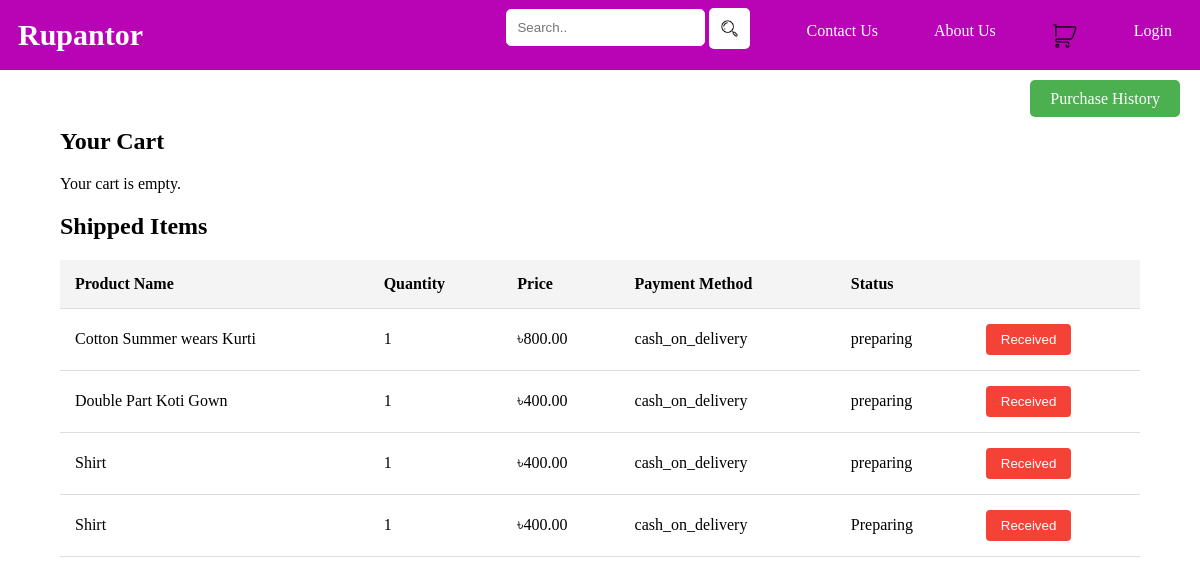
/cart/, run on an earlier commit of the app's database.
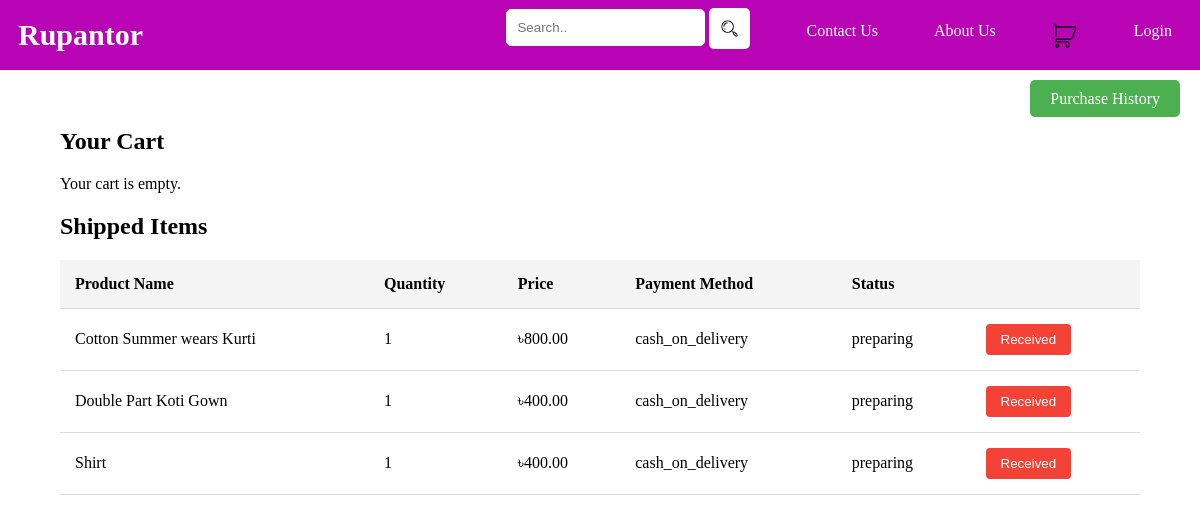
And on a later commit of the database.
### management/models.py (models this page shows, shortened)
class Shipping(models.Model):
    statusChoices = [
        ('Preparing','Preparing'),
        ('Packaging','Packaging'),
        ('Shipping','Shipping'),
    ]
    user = models.ForeignKey(settings.AUTH_USER_MODEL, on_delete=models.CASCADE, related_name='shippings', null=True, blank=True)
    session_key = models.CharField(max_length=40, null=True, blank=True)
    product = models.ForeignKey('Wears', on_delete=models.CASCADE)
    quantity = models.IntegerField(default=1)
    payment_method = models.CharField(max_length=100)
    delivery_time_from = models.DateField(null=True, blank=True)
    delivery_time_to = models.DateField(null=True, blank=True)
    customer_name = models.CharField(max_length=100, null=True)
    customer_address = models.CharField(max_length=200, null=True)
    customer_phone = models.CharField(max_length=20, null=True)
    customer_email = models.EmailField(null=True, blank=True)
    shippingStatus = models.CharField(max_length=20, choices=statusChoices, default='Preparing', null=True, blank=True)

class Wears(models.Model):
    CATEGORY_CHOICES = [
        ('SummerWear', 'Summerwear'),
        ('WinterWear', 'Winterwear'),
        ('Western', 'Western'),
        ('Cotton', 'Cotton')
    ]
    productId = models.AutoField(primary_key=True)
    categories = models.CharField(max_length=20, choices=CATEGORY_CHOICES, default='SummerWear')
    productName = models.CharField(max_length=100)
    productColor = models.CharField(max_length=50, null=True)
    productBody = models.CharField(max_length=30, null=True)
    frontLength = models.CharField(max_length=30, null=True)
    backLength = models.CharField(max_length=30, null=True)
    productPrice = models.DecimalField(max_digits=8, decimal_places=2)
    available = models.IntegerField()
    description = models.TextField()
    productImage = models.ImageField(blank=True)

### management/views.py (the view)
# urls.py: path('cart/', views.cart, name='cart'),
def cart(request):
    template = loader.get_template('cart.html')
    if request.user.is_authenticated:
        cart_items = Cart.objects.filter(user=request.user)
        shipped_items = Shipping.objects.filter(user=request.user)
    else:
        session_key = request.session.session_key
        cart_items = Cart.objects.filter(session_key=session_key)
        shipped_items = Shipping.objects.filter(session_key=session_key)
    for item in cart_items:
        item.subtotal = item.quantity * item.product.productPrice
    context = {
        'cart_items': cart_items,
        'shipped_items': shipped_items
    }
    return HttpResponse(template.render(context, request))

### management/templates/cart.html (shortened to what the changed rows need)
<!DOCTYPE html>
<html lang="en">
<head>
</head>
<body>
    {% include 'header.html' %}
    <div class="cart-container">
        <h2>Your Cart</h2>
    </div>
    <div class="shipped-container">
        <h2>Shipped Items</h2>
        {% if shipped_items %}
        <table>
            <thead>
                <tr>
                    <th>Product Name</th>
                    <th>Quantity</th>
                    <th>Price</th>
                    <th>Payment Method</th>
                    <th>Status</th>
                    <th></th>
                </tr>
            </thead>
            <tbody>
                {% for item in shipped_items %}
                <tr>
                    <td>{{ item.product.productName }}</td>
                    <td>{{ item.quantity }}</td>
                    <td>৳{{ item.product.productPrice }}</td>
                    <td>{{ item.payment_method }}</td>
                    <td>{{ item.shippingStatus }}</td>
                    <td>
                        <form action="{% url 'received_shipment' item.id %}" method="post">
                            <button type="submit" class="remove-btn" onclick="return confirm('Are you confirming you have recieved the item?');">Received</button>
                        </form>
                    </td>
                </tr>
                {% endfor %}
            </tbody>
        </table>
        {% else %}
        <p>No shipped items.</p>
        {% endif %}
    </div>
</body>
</html>

What changed in the data, as far as the page shows it:
removed Shipping: product.productName "Shirt", quantity "1", product.productPrice "400.00", payment_method "cash_on_delivery", shippingStatus "Preparing"
